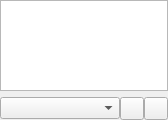
<?xml version="1.0" encoding="UTF-8"?>
<ui version="4.0">
 <class>DevicesPage</class>
 <widget class="QWidget" name="DevicesPage">
  <property name="geometry">
   <rect>
    <x>0</x>
    <y>0</y>
    <width>168</width>
    <height>120</height>
   </rect>
  </property>
  <property name="windowTitle">
   <string>Form</string>
  </property>
  <layout class="QVBoxLayout" name="vlayout">
   <property name="margin">
    <number>0</number>
   </property>
   <item>
    <widget class="ItemView" name="view"/>
   </item>
   <item>
    <layout class="QHBoxLayout" name="hlayout">
     <property name="margin">
      <number>0</number>
     </property>
     <property name="spacing">
      <number>0</number>
     </property>
     <item>
      <widget class="GenreCombo" name="genreCombo">
       <property name="sizePolicy">
        <sizepolicy hsizetype="MinimumExpanding" vsizetype="Fixed">
         <horstretch>0</horstretch>
         <verstretch>0</verstretch>
        </sizepolicy>
       </property>
      </widget>
     </item>
     <item>
      <widget class="MenuButton" name="menuButton"/>
     </item>
     <item>
      <widget class="ToolButton" name="copyToLibraryButton"/>
     </item>
    </layout>
   </item>
  </layout>
 </widget>
 <customwidgets>
  <customwidget>
   <class>ItemView</class>
   <extends>QTreeView</extends>
   <header>itemview.h</header>
  </customwidget>
  <customwidget>
   <class>GenreCombo</class>
   <extends>QComboBox</extends>
   <header>genrecombo.h</header>
  </customwidget>
  <customwidget>
   <class>MenuButton</class>
   <extends>QToolButton</extends>
   <header>menubutton.h</header>
  </customwidget>
  <customwidget>
   <class>ToolButton</class>
   <extends>QToolButton</extends>
   <header>toolbutton.h</header>
  </customwidget>
 </customwidgets>
 <resources/>
 <connections/>
</ui>
